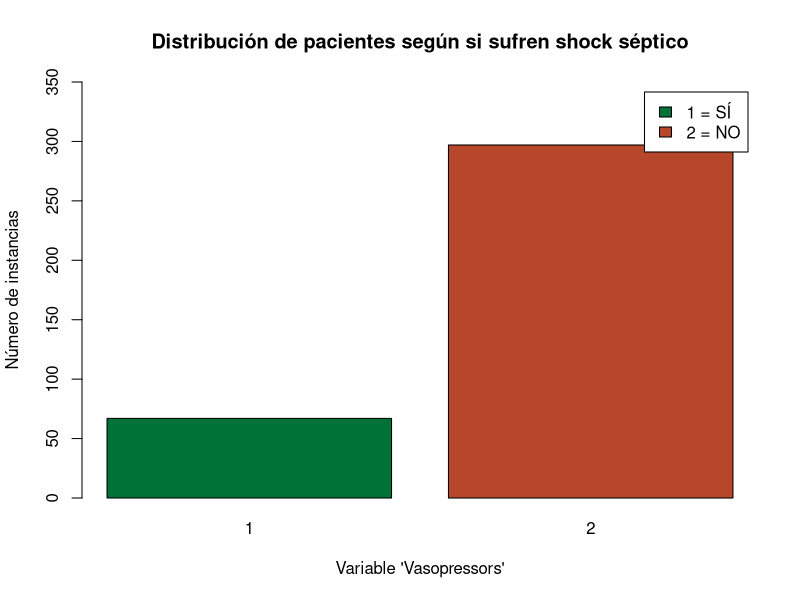
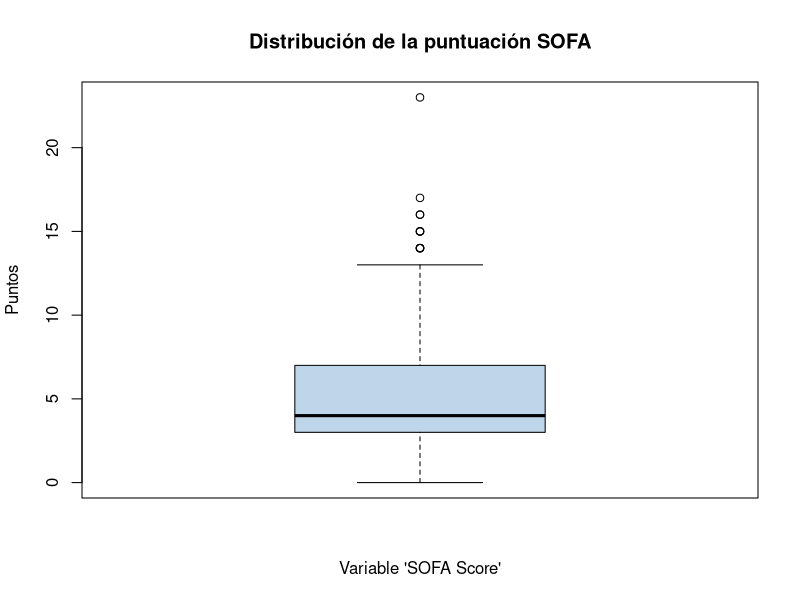
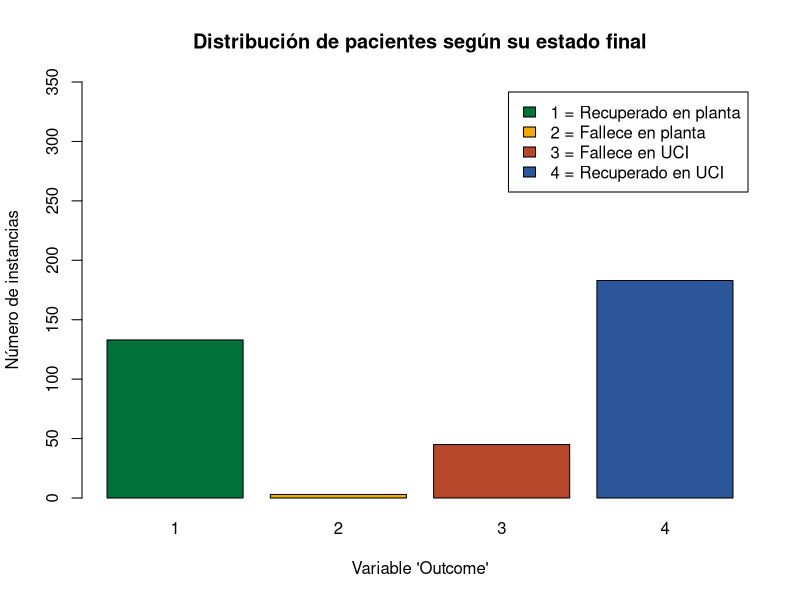

Recreate these plots in R, in order.
## ---- chunk 1
rm(list = ls())
## ---- chunk 2
dataset_original <- read.csv(file = "dataset_dummy.csv", header = TRUE, sep = ";")
## ---- chunk 3
library(dplyr)
## ---- chunk 4
dataset <- dataset_original %>% 
  mutate(ID = NULL) %>%
  mutate(Anatomical.site.of.infection = NULL) %>%
  mutate(Microorganism = NULL) %>%
  mutate(Infection_Lungs = ifelse(Infection_Lungs==1, 1, 2)) %>%
  mutate(Infection_Urinary = ifelse(Infection_Urinary==1, 1, 2)) %>%
  mutate(Infection_Muscle = ifelse(Infection_Muscle==1, 1, 2)) %>%
  mutate(Infection_Brain = ifelse(Infection_Brain==1, 1, 2)) %>%
  mutate(Infection_Heart = ifelse(Infection_Heart==1, 1, 2)) %>%
  mutate(Infection_Intestinal = ifelse(Infection_Intestinal==1, 1, 2)) %>%
  mutate(Infection_Unspecified = ifelse(Infection_Unspecified==1, 1, 2))
## ---- chunk 5
dim(dataset)
## ---- chunk 6
str(dataset)
## ---- chunk 7
summary(dataset)
## ---- chunk 8
table(dataset$Sex)
## ---- chunk 9
table(dataset$cancer)
## ---- chunk 10
table(dataset$Vasopressors)
## ---- chunk 11
num_instancias <- dim(dataset)[1]
## ---- chunk 12
distrib_shock_septico <- table(dataset$Vasopressors)  # Vasopresores (shock séptico) --> 1 = SÍ | 2 = NO
distrib_shock_septico
## ---- chunk 13
c((distrib_shock_septico[1]/num_instancias)*100, (distrib_shock_septico[2]/num_instancias)*100)
## ---- chunk 14
distrib_fallo_organico <- table(dataset$SOFA.score)  # Puntuación SOFA 
distrib_fallo_organico
## ---- chunk 15
c((distrib_fallo_organico[1]/num_instancias)*100, (distrib_fallo_organico[2]/num_instancias)*100,
  (distrib_fallo_organico[3]/num_instancias)*100, (distrib_fallo_organico[4]/num_instancias)*100,
  (distrib_fallo_organico[5]/num_instancias)*100, (distrib_fallo_organico[6]/num_instancias)*100,
  (distrib_fallo_organico[7]/num_instancias)*100, (distrib_fallo_organico[8]/num_instancias)*100,
  (distrib_fallo_organico[9]/num_instancias)*100, (distrib_fallo_organico[10]/num_instancias)*100,
  (distrib_fallo_organico[11]/num_instancias)*100, (distrib_fallo_organico[12]/num_instancias)*100,
  (distrib_fallo_organico[13]/num_instancias)*100, (distrib_fallo_organico[14]/num_instancias)*100,
  (distrib_fallo_organico[15]/num_instancias)*100, (distrib_fallo_organico[16]/num_instancias)*100,
  (distrib_fallo_organico[17]/num_instancias)*100, (distrib_fallo_organico[18]/num_instancias)*100,
  (distrib_fallo_organico[19]/num_instancias)*100)
## ---- chunk 16
distrib_estado_pacientes <- table(dataset$Outcome)  # Estado final del paciente
distrib_estado_pacientes
## ---- chunk 17
c((distrib_estado_pacientes[1]/num_instancias)*100, (distrib_estado_pacientes[2]/num_instancias)*100,
  (distrib_estado_pacientes[3]/num_instancias)*100, (distrib_estado_pacientes[4]/num_instancias)*100)
## ---- chunk 18
barplot(table(dataset$Vasopressors), xlab = "Variable 'Vasopressors'", ylab = "Número de instancias", main = "Distribución de pacientes según si sufren shock séptico", legend.text = c("1 = SÍ", "2 = NO"), col = c("#007239", "#B7472A"), ylim = c(0, 350))
## ---- chunk 19
boxplot(dataset$SOFA.score, main = "Distribución de la puntuación SOFA", ylab = "Puntos", xlab = "Variable 'SOFA Score'", col = "#BFD5EA")
## ---- chunk 20
barplot(table(dataset$Outcome), xlab = "Variable 'Outcome'", ylab = "Número de instancias", main = "Distribución de pacientes según su estado final", legend.text = c("1 = Recuperado en planta", "2 = Fallece en planta", "3 = Fallece en UCI", "4 = Recuperado en UCI"), col = c("#007239", "#F0AC00", "#B7472A", "#2B569A"), ylim = c(0, 350))
